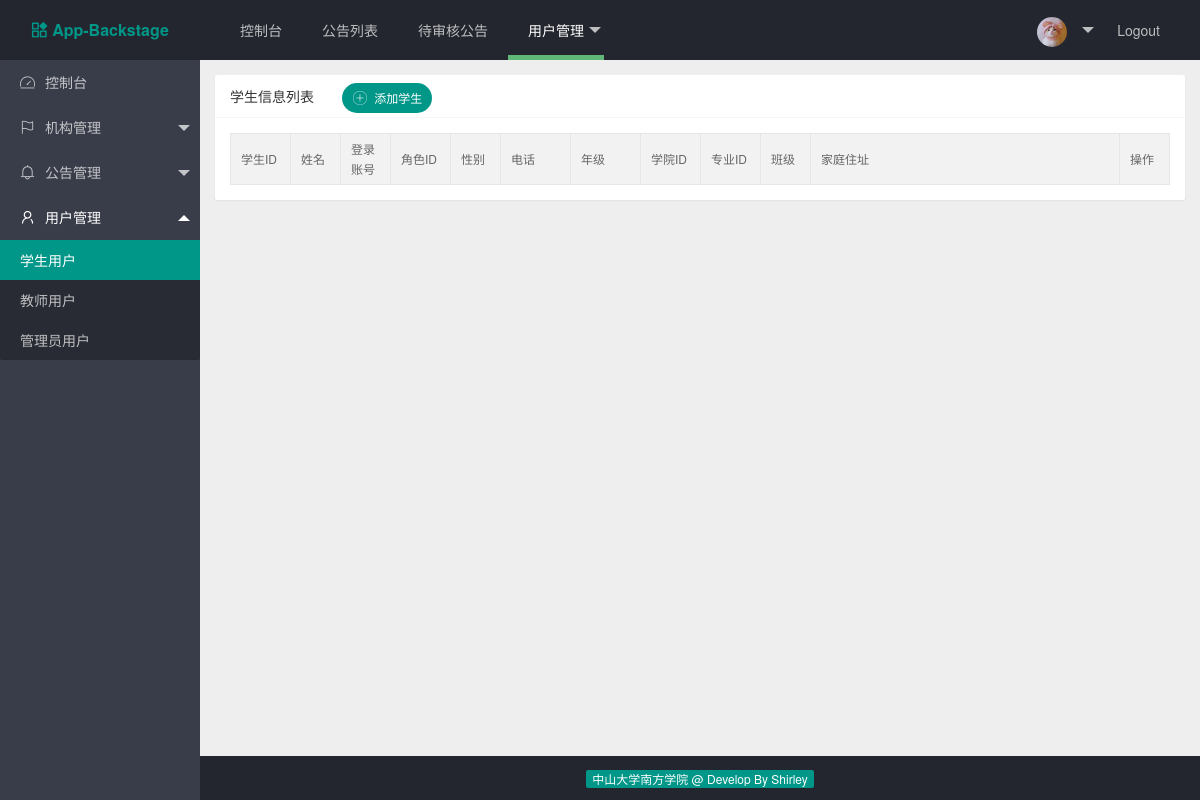
Page /index.php/web/user_mgt/student on the earlier database version.
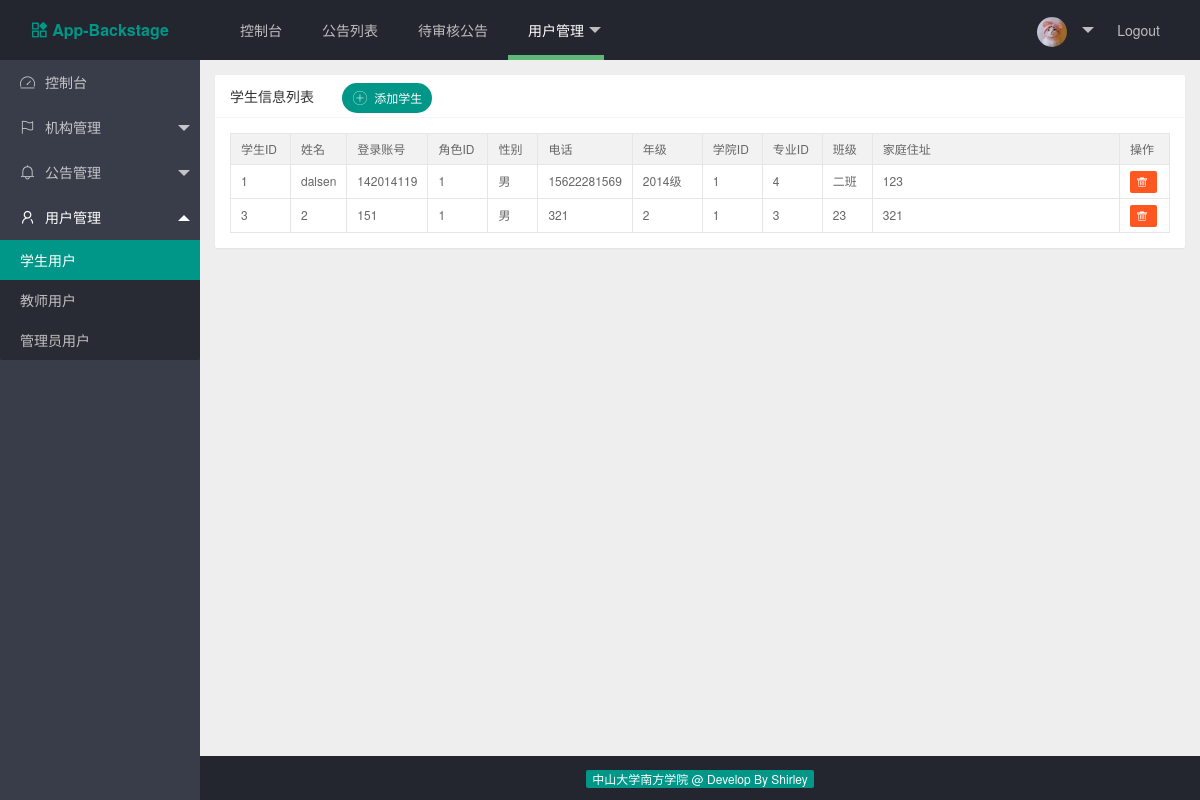
Same page on the later database version.
### tables this page shows
CREATE TABLE IF NOT EXISTS `stu_user_tb` (
  `stu_id` bigint(20) NOT NULL AUTO_INCREMENT COMMENT '学生用户ID',
  `role_id` int(11) NOT NULL DEFAULT '0' COMMENT '学生角色ID',
  `stu_account` varchar(50) NOT NULL DEFAULT '0' COMMENT '学号，为登录账号',
  `stu_password` varchar(50) NOT NULL DEFAULT '0' COMMENT '登录密码',
  `stu_name` varchar(50) NOT NULL DEFAULT '0' COMMENT '学生姓名',
  `stu_sex` varchar(50) NOT NULL DEFAULT '0' COMMENT '学生性别',
  `stu_grade` varchar(50) NOT NULL DEFAULT '0' COMMENT '年级',
  `college_id` int(11) NOT NULL DEFAULT '0' COMMENT '学院Id',
  `major_id` int(11) NOT NULL DEFAULT '0' COMMENT '专业Id',
  `stu_class` varchar(50) NOT NULL DEFAULT '0' COMMENT '班级',
  `stu_phone` varchar(50) NOT NULL DEFAULT '0' COMMENT '电话',
  `stu_address` varchar(200) NOT NULL DEFAULT '0' COMMENT '家庭住址',
  PRIMARY KEY (`stu_id`)
);

### application/controllers/web/Student.php (called while the page is built, shortened)
<?php
class Student extends CI_Controller {
	public function view($page = 'student')
	{
		$data['college_option'] = $this->get_college_option();
		$data['major_option'] = $this->get_major_option();
		$data['student_list'] = $this->get_student();
		$this->load->view('common/header');
		$this->load->view('common/navbar');
		$this->load->view('common/sidebar');
		$this->load->view('student/student', $data);
		$this->load->view('common/footer');
	}
	public function get_college_option()
	{
		$this->load->model('web/college_model');
		$res = $this->college_model->get_college_option();
		return $res;
	}
	public function get_major_option()
	{
		$this->load->model('web/major_model');
		$res = $this->major_model->get_major_option();
		return $res;
	}
	public function get_student()
	{
		$this->load->model('web/student_model');
		$res = $this->student_model->get_student();
		return $res;
	}
}

### index.php (called while the page is built, shortened)
<?php
require_once BASEPATH.'core/CodeIgniter.php';

### application/models/web/Student_model.php (called while the page is built, shortened)
<?php
class Student_model extends CI_Model {
    public static $table_name = 'stu_user_tb';
    public function get_student()
    {
        $query_res = $this->db->get(self::$table_name);
        return $query_res->result_array();
    }
}

### application/views/student/student.php (the view, shortened to what this page needs)
<div class="layui-body layui-bg-gray" id="student">
    <div style="padding: 15px;" id="student">
        <div class="layui-card">
            <div class="layui-card-header">
                学生信息列表
                <button class="layui-btn layui-btn-radius layui-btn-sm" id="student_add_btn">
                    <i class="layui-icon">&#xe608;</i> 添加学生
                </button>
            </div>
            <div class="layui-card-body">
                <table class="layui-table" lay-size="sm">
                    <colgroup>
                        <col width="60">
                        <col width="50">
                        <col width="50">
                        <col width="60">
                        <col width="50">
                        <col width="70">
                        <col width="70">
                        <col width="60">
                        <col width="60">
                        <col width="50">
                        <col>
                        <col width="50">
                    </colgroup>
                    <thead>
                        <tr>
                            <th>学生ID</th>
                            <th>姓名</th>
                            <th>登录账号</th>
                            <th>角色ID</th>
                            <th>性别</th>
                            <th>电话</th>
                            <th>年级</th>
                            <th>学院ID</th>
                            <th>专业ID</th>
                            <th>班级</th>
                            <th>家庭住址</th>
                            <th>操作</th>
                        </tr>
                    </thead>
                    <tbody>
                        <?php foreach ($student_list as $student):?>
                            <tr>
                                <td><?php echo $student['stu_id'];?></td>
                                <td><?php echo $student['stu_name'];?></td>
                                <td><?php echo $student['stu_account'];?></td>
                                <td><?php echo $student['role_id'];?></td>
                                <td><?php echo $student['stu_sex'];?></td>
                                <td><?php echo $student['stu_phone'];?></td>
                                <td><?php echo $student['stu_grade'];?></td>
                                <td><?php echo $student['college_id'];?></td>
                                <td><?php echo $student['major_id'];?></td>
                                <td><?php echo $student['stu_class'];?></td>
                                <td><?php echo $student['stu_address'];?></td>
                                <td>
                                    <a href="<?php echo site_url('web/user_mgt/delete_student').'?stu_id='.$student['stu_id']; ?>" class="layui-btn layui-btn-danger layui-btn-xs">
                                        <i class="layui-icon">&#xe640;</i>
                                    </a>
                                </td>
                            </tr>
                        <?php endforeach;?>
                    </tbody>
                </table>
            </div>
        </div>
    </div>
</div>
<div id="addStudentMsgForm">
    <form class="layui-form" method="post" action="<?php echo site_url('web/user_mgt/add_student') ?>">
        <div class="layui-form-item">
            <label class="layui-form-label">学号</label>
            <div class="layui-input-block">
            </div>
        </div>
        <div class="layui-form-item">
            <label class="layui-form-label">密码</label>
            <div class="layui-input-block">
            </div>
        </div>
        <div class="layui-form-item">
            <label class="layui-form-label">姓名</label>
            <div class="layui-input-block">
            </div>
        </div>
        <div class="layui-form-item">
            <label class="layui-form-label">性别</label>
            <div class="layui-input-block">
            </div>
        </div>
        <div class="layui-form-item">
            <label class="layui-form-label">角色</label>
            <div class="layui-input-block">
            </div>
        </div>
        <div class="layui-form-item">
            <label class="layui-form-label">年级</label>
            <div class="layui-input-block">
            </div>
        </div>
        <div class="layui-form-item">
            <label class="layui-form-label">学院</label>
            <div class="layui-input-block">
            </div>
        </div>
        <div class="layui-form-item">
            <label class="layui-form-label">专业</label>
            <div class="layui-input-block">
            </div>
        </div>
        <div class="layui-form-item">
            <label class="layui-form-label">班级</label>
            <div class="layui-input-block">
            </div>
        </div>
        <div class="layui-form-item">
            <label class="layui-form-label">电话</label>
            <div class="layui-input-block">
            </div>
        </div>
        <div class="layui-form-item layui-form-text">
            <label class="layui-form-label">家庭住址</label>
            <div class="layui-input-block">
            </div>
        </div>
        <div class="layui-form-item">
            <div class="layui-input-block">
                <button class="layui-btn" lay-submit lay-filter="*">添加</button>
                <button type="reset" class="layui-btn layui-btn-primary">重置</button>
            </div>
        </div>
    </form>
</div>

### application/views/common/header.php (shortened to what this page needs)
<!DOCTYPE html>
<html>
<head>
    <link rel="stylesheet" type="text/css" media="screen" href="<?php echo base_url('public/layui/css/layui.css') ?>">
    <link rel="stylesheet" type="text/css" media="screen" href="<?php echo base_url('public/common/css/common.css') ?>">
</head>
<body class="layui-layout-body">
    <div class="layui-layout layui-layout-admin">

### application/views/common/navbar.php (shortened to what this page needs)
<div class="layui-header">
  <div class="layui-logo navber-title"><i class="layui-icon siderbar-icon">&#xe653;</i>App-Backstage</div>
  <ul class="layui-nav layui-layout-left">
    <li class="layui-nav-item <?php echo uri_string() === 'web/dashboard'? 'layui-this' : '' ?>">
      <a href="<?php echo site_url('web/dashboard') ?>">控制台</a>
    </li>
    <li class="layui-nav-item <?php echo uri_string() === 'web/nt_mgt/notice_list'? 'layui-this' : '' ?>">
      <a href="<?php echo site_url('web/nt_mgt/notice_list') ?>">公告列表</a>
    </li>
    <li class="layui-nav-item <?php echo uri_string() === 'web/nt_mgt/unreview_list'? 'layui-this' : '' ?>">
      <a href="<?php echo site_url('web/nt_mgt/unreview_list') ?>">待审核公告</a>
    </li>
    <li class="layui-nav-item <?php echo strpos(uri_string(),'user_mgt')  !== false ? 'layui-this' : '' ?>">
      <a href="javascript:;">用户管理</a>
    </li>
  </ul>
  <ul class="layui-nav layui-layout-right">
    <li class="layui-nav-item">
      <a href="javascript:;">
        <img src="<?php echo base_url('public/common/image/avatar.jpg') ?>" class="layui-nav-img">
      </a>
    </li>
    <li class="layui-nav-item"><a href="<?php echo site_url('web/logout') ?>">Logout</a></li>
  </ul>
</div>

### application/views/common/sidebar.php (shortened to what this page needs)
<div class="layui-side layui-bg-black">
    <div class="layui-side-scroll">
      <ul class="layui-nav layui-nav-tree"  lay-filter="test"  id="sidebar">
        <li class="layui-nav-item <?php echo uri_string() === 'web/dashboard'? 'layui-this' : '' ?>">
            <a href="<?php echo site_url('web/dashboard') ?>">
                <i class="layui-icon siderbar-icon">&#xe665;</i>控制台
            </a>
        </li>
        <li class="layui-nav-item <?php echo strpos(uri_string(),'org_mgt')  !== false ? 'layui-nav-itemed' : '' ?>">
            <a href="javascript:;"><i class="layui-icon siderbar-icon">&#xe66c;</i>机构管理</a>
        </li>
        <li class="layui-nav-item <?php echo strpos(uri_string(),'nt_mgt')  !== false ? 'layui-nav-itemed' : '' ?>">
            <a href="javascript:;"><i class="layui-icon siderbar-icon">&#xe667;</i>公告管理</a>
        </li>
        <li class="layui-nav-item <?php echo strpos(uri_string(),'user_mgt')  !== false ? 'layui-nav-itemed' : '' ?>">
            <a href="javascript:;"><i class="layui-icon siderbar-icon">&#xe66f;</i>用户管理</a>
            <dl class="layui-nav-child">
                <dd <?php echo strpos(uri_string(),'student')  !== false ? 'class="layui-this"' : '' ?> >
                    <a href="<?php echo site_url('web/user_mgt/student') ?>">学生用户</a>
                </dd>
                <dd <?php echo strpos(uri_string(),'teacher')  !== false ? 'class="layui-this"' : '' ?> >
                    <a href="<?php echo site_url('web/user_mgt/teacher') ?>">教师用户</a>
                </dd>
                <dd <?php echo strpos(uri_string(),'administrators')  !== false ? 'class="layui-this"' : '' ?> >
                    <a href="<?php echo site_url('web/user_mgt/administrators') ?>">管理员用户</a>
                </dd>
            </dl>
        </li>
      </ul>
    </div>
</div>

### application/views/common/footer.php (shortened to what this page needs)
    <div class="layui-footer" style="text-align: center; background-color: #23262E;">
        <span class="layui-badge layui-bg-green">中山大学南方学院 @ Develop By Shirley</span>
    </div>
</div>
</body>
</html>

### public/common/css/common.css (style rules this page uses)
.navber-title { font-size: 15px; font-weight: bold; }
.navber-title i { margin-right: 5px; }
#sidebar .siderbar-icon { font-size: 15px; margin-right: 10px; }
#student .layui-card-header button { margin-left: 2em; }
#addStudentMsgForm { width: 500px; margin: 2em auto; }

Differences in the rows shown:
added stu_user_tb: stu_id "1", stu_name "dalsen", stu_account "142014119", role "1", stu_sex "男", stu_phone "15622281569", stu_grade "2014级", college "1", major "4", stu_class "二班", stu_address "123"
added stu_user_tb: stu_id "3", stu_name "2", stu_account "151", role "1", stu_sex "男", stu_phone "321", stu_grade "2", college "1", major "3", stu_class "23", stu_address "321"
